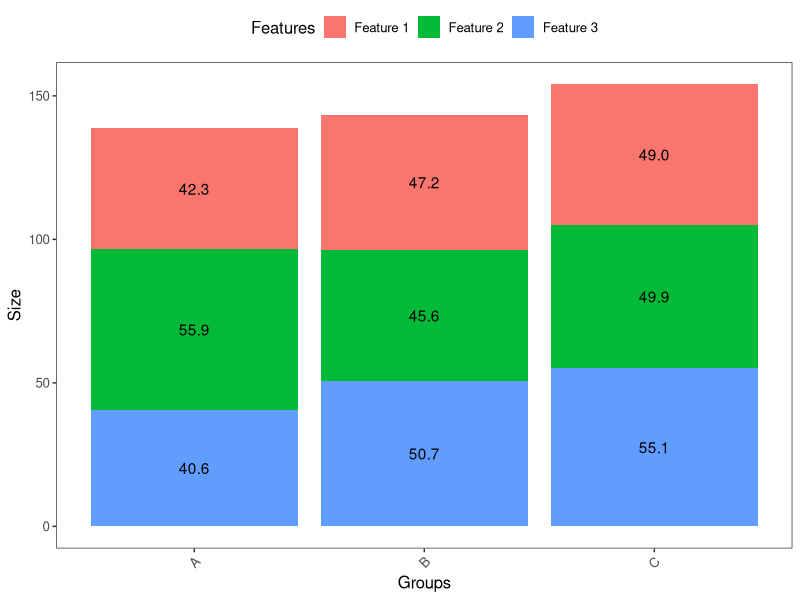
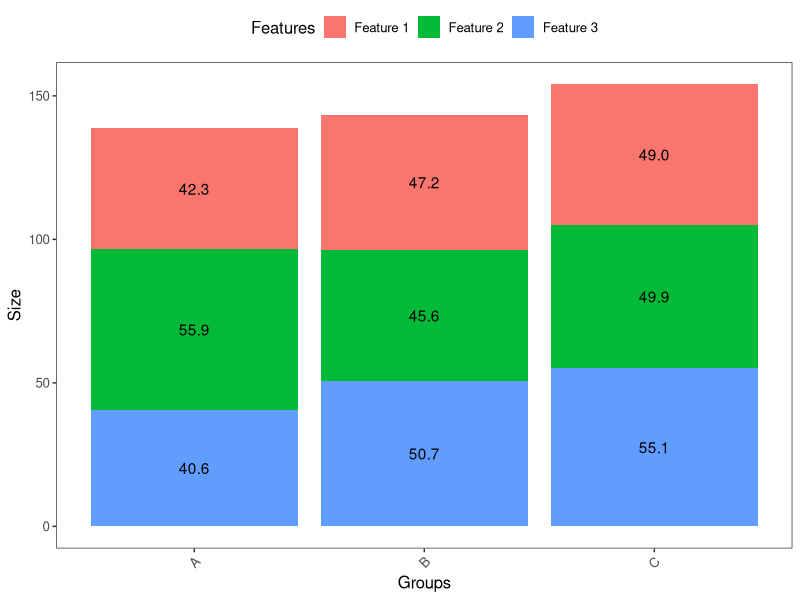
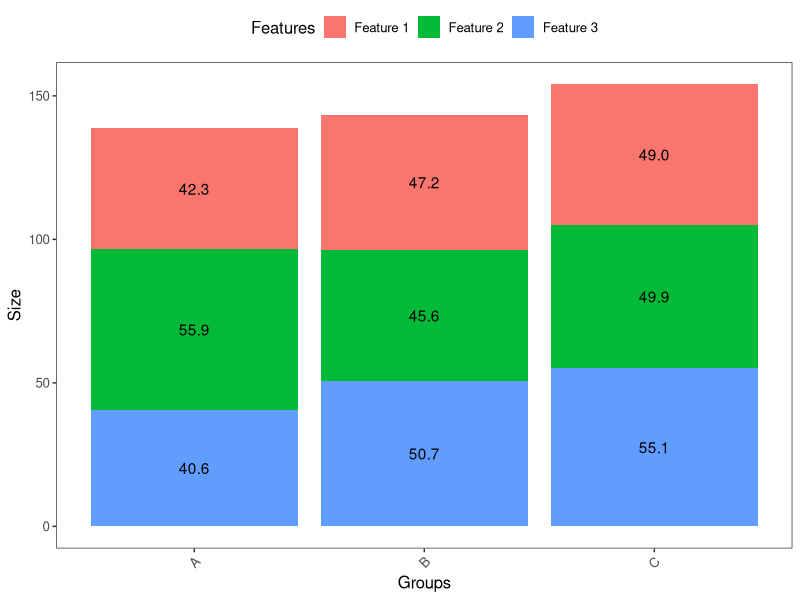

Source code (R) for these figures, in order:
##### Loading libraries ####
library(tidyverse)
##### Loading libraries ####


##### Loading data ####
data_example <- readr::read_csv(file = "data/data_example.csv")
##### Loading data ####


##### Barplot code ####
ggplot(data = data_example, aes(x = Groups, y = Size, fill = Features)) +
  geom_bar(stat = "identity") +
  geom_text(aes(label = format(Size, digits = 3)), position = position_stack(vjust =  0.5)) + # Geom layer to add text in the plot
  theme_bw() + # Background theme
  theme(text = element_text(size = 12), # Change size of font to 12
        axis.text.x = element_text(angle = 45, hjust = 1), # Change the axis-x title to 45 degree angle
        legend.position = "top",
        panel.grid = element_blank())
##### Dotplot code ####


##### Save plot in PNG, PDF or SVG files ####
ggsave(filename = "barplot/example_2/barplot_example2.png")
ggsave(filename = "barplot/example_2/barplot_example2.pdf")
##### Save plot in PNG, PDF or SVG files ####
